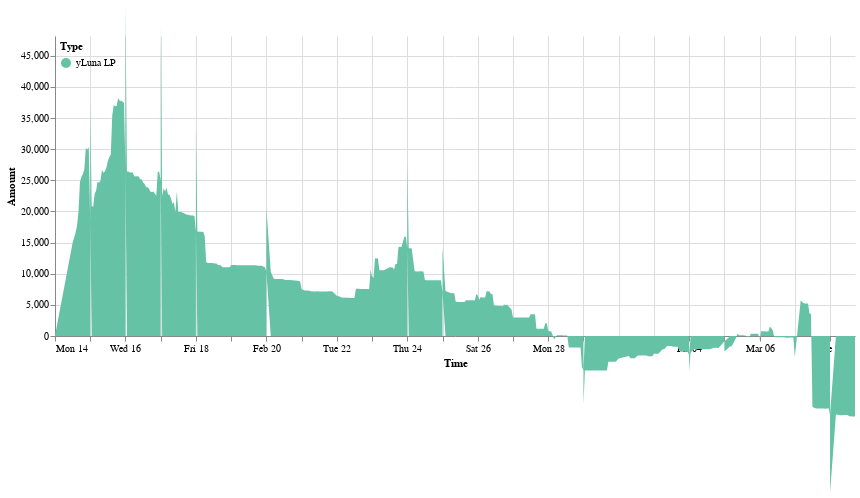

The notebook cell saved with this chart:
### Code cell
cp.get_line_chart(dp.daily_delta_lp, 
               alt.Scale(scheme='set2'),
               min_date = daily_delta_stk.Time.min(),
               max_date = daily_delta_stk.Time.max(),
               top_padding = 10000
        ).properties(width=800).configure_view(strokeOpacity=0)

### Figure 1 — Vega-Lite specification as saved in the notebook (floating-point values rounded to 4 significant figures; data arrays with more than 128 entries replaced by an {"elided": "..."} marker saying what was removed)
{"config": {"view": {"continuousWidth": 400, "continuousHeight": 300, "strokeOpacity": 0}}, "data": {"name": "data-e895d25b8653761c87496713f3aaa213"}, "mark": "area", "encoding": {"color": {"field": "Type", "legend": {"direction": "vertical", "legendY": 0, "orient": "none", "padding": 5}, "scale": {"scheme": "set2"}, "type": "nominal"}, "tooltip": [{"field": "Time", "format": "%Y-%m-%d", "type": "temporal"}, {"field": "Type", "type": "nominal"}, {"field": "Amount (millions)", "type": "nominal"}], "x": {"field": "Time", "scale": {"domain": ["2022-02-14", "2022-03-08 17:"]}, "type": "temporal"}, "y": {"field": "Amount", "scale": {"domain": [0, 48180.0]}, "type": "quantitative"}}, "width": 800, "$schema": "https://vega.github.io/schema/vega-lite/v4.17.0.json", "datasets": {"data-e895d25b8653761c87496713f3aaa213": {"elided": "383 records"}}}
